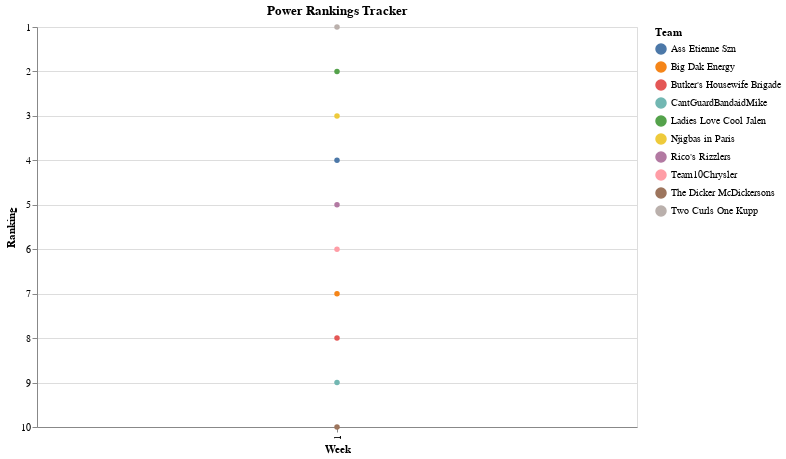

The code cell stored with this chart in its notebook:
### Code cell
import pandas as pd
import altair as alt

# Sample data
data = {
    'Team': ['Two Curls One Kupp', 'Ladies Love Cool Jalen', 'Njigbas in Paris', 'Ass Etienne Szn', "Rico's Rizzlers", 'Team10Chrysler', 'Big Dak Energy', "Butker's Housewife Brigade", 'CantGuardBandaidMike', 'The Dicker McDickersons'],
    'Week': [1, 1, 1, 1, 1, 1, 1, 1, 1, 1],
    'Ranking': [1, 2, 3, 4, 5, 6, 7, 8, 9, 10]
}

df = pd.DataFrame(data)

# Create a line chart
chart = alt.Chart(df).mark_line(point=True).encode(
    x=alt.X('Week:O', title='Week'),
    y=alt.Y('Ranking:Q', scale=alt.Scale(domain=[1, 10], reverse=True), title='Ranking'),  # Reverse scale for rankings
    color='Team:N',
    tooltip=['Team', 'Week', 'Ranking']
).properties(
    title='Power Rankings Tracker',
    width=600,
    height=400
)
chart

### Figure 1 — Vega-Lite specification as saved in the notebook (floating-point values rounded to 4 significant figures)
{"config": {"view": {"continuousWidth": 300, "continuousHeight": 300}}, "data": {"name": "data-2246e9c6bbae5984c7e640beb349da2c"}, "mark": {"type": "line", "point": true}, "encoding": {"color": {"field": "Team", "type": "nominal"}, "tooltip": [{"field": "Team", "type": "nominal"}, {"field": "Week", "type": "quantitative"}, {"field": "Ranking", "type": "quantitative"}], "x": {"field": "Week", "title": "Week", "type": "ordinal"}, "y": {"field": "Ranking", "scale": {"domain": [1, 10], "reverse": true}, "title": "Ranking", "type": "quantitative"}}, "height": 400, "title": "Power Rankings Tracker", "width": 600, "$schema": "https://vega.github.io/schema/vega-lite/v5.15.1.json", "datasets": {"data-2246e9c6bbae5984c7e640beb349da2c": [{"Team": "Two Curls One Kupp", "Week": 1, "Ranking": 1}, {"Team": "Ladies Love Cool Jalen", "Week": 1, "Ranking": 2}, {"Team": "Njigbas in Paris", "Week": 1, "Ranking": 3}, {"Team": "Ass Etienne Szn", "Week": 1, "Ranking": 4}, {"Team": "Rico's Rizzlers", "Week": 1, "Ranking": 5}, {"Team": "Team10Chrysler", "Week": 1, "Ranking": 6}, {"Team": "Big Dak Energy", "Week": 1, "Ranking": 7}, {"Team": "Butker's Housewife Brigade", "Week": 1, "Ranking": 8}, {"Team": "CantGuardBandaidMike", "Week": 1, "Ranking": 9}, {"Team": "The Dicker McDickersons", "Week": 1, "Ranking": 10}]}}
